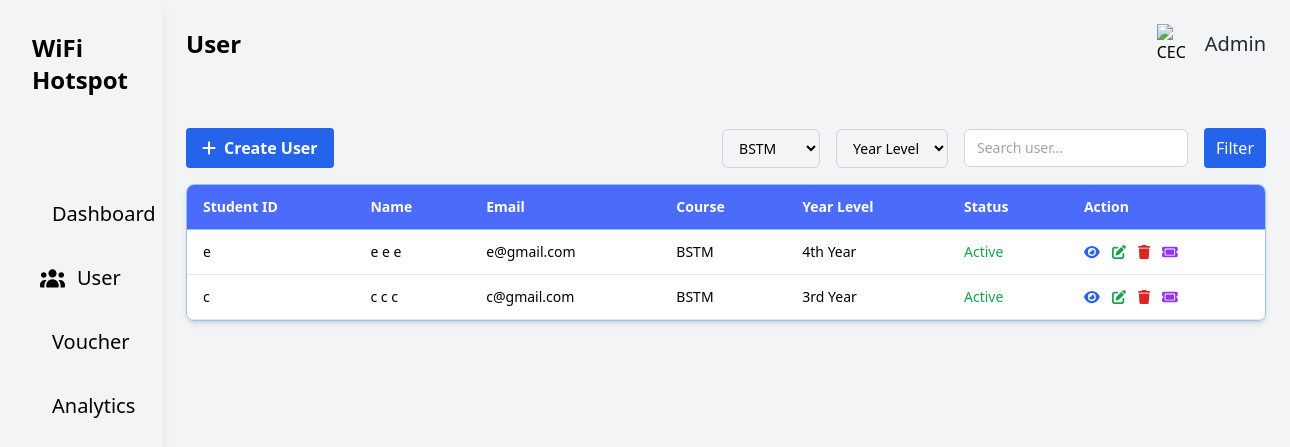
The page /php/User.php?course_name=BSTM on the database its author committed.
### tables this page shows
CREATE TABLE `users_profile` (
  `user_id` int(11) NOT NULL,
  `school_id` varchar(50) DEFAULT NULL,
  `first_name` varchar(50) DEFAULT NULL,
  `middle_name` varchar(10) DEFAULT NULL,
  `last_name` varchar(50) DEFAULT NULL,
  `gmail` varchar(100) DEFAULT NULL,
  `contact_number` varchar(20) DEFAULT NULL,
  `course_name` varchar(50) DEFAULT NULL,
  `year_level` varchar(50) DEFAULT NULL,
  `gender` varchar(20) DEFAULT NULL,
  `user_type` varchar(20) DEFAULT NULL,
  `voucher_code` varchar(100) DEFAULT NULL,
  `password_generated` varchar(255) DEFAULT NULL,
  `status` varchar(20) DEFAULT 'Active',
  `created_at` timestamp NOT NULL DEFAULT current_timestamp()
);

### php/User.php (the view, shortened to what this page needs)
<?php
require 'db.php';
$course_name = trim($_GET['course_name'] ?? '');
$q = trim($_GET['q'] ?? '');
$sql = "SELECT * FROM users_profile WHERE 1=1";
$params = [];
if ($course_name !== '') {
  $sql .= " AND course_name = :course_name";
  $params[':course_name'] = $course_name;
}
$sql .= " ORDER BY user_id DESC";
$stmt = $pdo->prepare($sql);
$stmt->execute($params);
$users = $stmt->fetchAll();
?>
<!DOCTYPE html>
<html lang="en">
<head>
  <link href="https://cdnjs.cloudflare.com/ajax/libs/font-awesome/6.5.2/css/all.min.css" rel="stylesheet">
  <script src="../css/tailwind.css"></script>
</head>
<body class="bg-gray-100">
  <div class="flex">
    <div class="w-64 bg-white-200 h-screen p-8 text-white shadow-lg overflow-y-auto">
      <div class="flex items-center space-x-2 mb-24">
        <h1 class="text-2xl font-semibold text-black">WiFi Hotspot</h1>
      </div>
      <ul class="space-y-5">
        <li><a href="admindashboard.php" class="flex items-center space-x-3 hover:bg-gray-300 p-2 rounded"><span class="text-black text-xl">Dashboard</span></a></li>
        <li><a href="User.php" class="flex items-center space-x-3 hover:bg-gray-300 p-2 rounded"> <span class="text-black text-xl">User</span></a></li>
        <li><a href="../php/Voucher.php" class="flex items-center space-x-3 hover:bg-gray-300 p-2 rounded"><span class="text-black text-xl">Voucher</span></a></li>
        <li><a href="../php/Analytics.php" class="flex items-center space-x-3 hover:bg-gray-300 p-2 rounded"><span class="text-black text-xl">Analytics</span></a></li>
      </ul>
    </div>
    <div class="container mx-auto p-6 flex-1">
      <div class="flex justify-between items-center mb-16">
        <h1 class="text-2xl font-semibold text-black">User</h1>
        <div class="flex items-center space-x-2">
          <img src="../images/ceclogo.png" alt="CEC Logo" class="w-10 h-10 object-contain">
          <span class="text-xl text-gray-800">Admin</span>
        </div>
      </div>
      <div class="flex justify-between mb-4">
        <div>
          <button id="openModalBtn"
            class="flex items-center gap-2 bg-blue-600 text-white px-4 py-2 rounded hover:bg-blue-700">
            <i class="fa-solid fa-plus"></i>
            <span class="font-semibold">Create User</span>
          </button>
        </div>
        <form method="get" id="filterForm" class="flex gap-4 items-center">
          <select name="course_name" id="course_name"
            class="bg-gray-100 border border-gray-300 rounded-md px-3 py-2 text-sm">
            <option value="BSTM" <?= $course_name === 'BSTM' ? 'selected' : '' ?>>BSTM</option>
          </select>
          <select name="year_level" id="year_level"
            class="bg-gray-100 border border-gray-300 rounded-md px-3 py-2 text-sm">
            <option value="">Year Level</option>
          </select>
          <input type="text" name="q" id="search_user" value="<?= htmlentities($q) ?>" placeholder="Search user..."
            class="bg-white border border-gray-300 rounded-md px-3 py-2 text-sm w-56">
          <button type="submit" class="bg-blue-600 text-white px-3 py-2 rounded">Filter</button>
        </form>
      </div>
    </div>
    <div class="w-[1080px] bg-white shadow-md rounded-lg overflow-hidden border border-blue-300 mt-4">
      <div class="overflow-x-auto">
        <table class="min-w-full border-collapse">
          <thead class="bg-[#4B6BFB] text-white">
            <tr>
              <th class="px-4 py-3 text-left text-sm font-semibold border-b border-blue-300">Student ID</th>
              <th class="px-4 py-3 text-left text-sm font-semibold border-b border-blue-300">Name</th>
              <th class="px-4 py-3 text-left text-sm font-semibold border-b border-blue-300">Email</th>
              <th class="px-4 py-3 text-left text-sm font-semibold border-b border-blue-300">Course</th>
              <th class="px-4 py-3 text-left text-sm font-semibold border-b border-blue-300">Year Level</th>
              <th class="px-4 py-3 text-left text-sm font-semibold border-b border-blue-300">Status</th>
              <th class="px-4 py-3 text-left text-sm font-semibold border-b border-blue-300">Action</th>
            </tr>
          </thead>
          <tbody class="bg-white">
            <?php foreach ($users as $u): ?>
              <tr class="hover:bg-gray-100 border-b border-gray-200">
                <td class="px-4 py-3 text-sm"><?= htmlentities($u['school_id']) ?></td>
                <td class="px-4 py-3 text-sm">
                  <?= htmlentities($u['first_name'] . ' ' . ($u['middle_name'] ? $u['middle_name'] . ' ' : '') . $u['last_name']) ?>
                </td>
                <td class="px-4 py-3 text-sm"><?= htmlentities($u['gmail']) ?></td>
                <td class="px-4 py-3 text-sm"><?= htmlentities($u['course_name']) ?></td>
                <td class="px-4 py-3 text-sm"><?= htmlentities($u['year_level']) ?></td>
                <td class="px-4 py-3 text-sm <?= $u['status'] === 'Active' ? 'text-green-600' : 'text-red-600' ?>">
                  <?= htmlentities($u['status']) ?></td>
                <td class="px-4 py-3 text-sm">
                  <div class="flex space-x-3">
                    <a class="text-blue-600 hover:text-blue-800" href="view_user.php?id=<?= $u['user_id'] ?>"
                      title="See More"><i class="fa-solid fa-eye"></i></a>
                    <a class="text-green-600 hover:text-green-800" href="edit_user.php?id=<?= $u['user_id'] ?>"><i
                        class="fas fa-edit"></i></a>
                    <button onclick="deleteUser(<?= $u['user_id'] ?>)" class="text-red-600 hover:text-red-800"><i
                        class="fas fa-trash"></i></button>
                    <button onclick="generateVoucher(<?= $u['user_id'] ?>)" class="text-purple-600 hover:text-purple-800"
                      title="Generate Voucher">
                      <i class="fa-solid fa-ticket"></i>
                    </button>
                  </div>
                </td>
              </tr>
            <?php endforeach; ?>
          </tbody>
        </table>
      </div>
    </div>
  </div>
</body>
</html>

### rows shown on the page
users_profile: school "e", first_name+middle_name+last_name "e e e", gmail "e@gmail.com", course_name "BSTM", year_level "4th Year", status "Active"
users_profile: school "c", first_name+middle_name+last_name "c c c", gmail "c@gmail.com", course_name "BSTM", year_level "3rd Year", status "Active"
